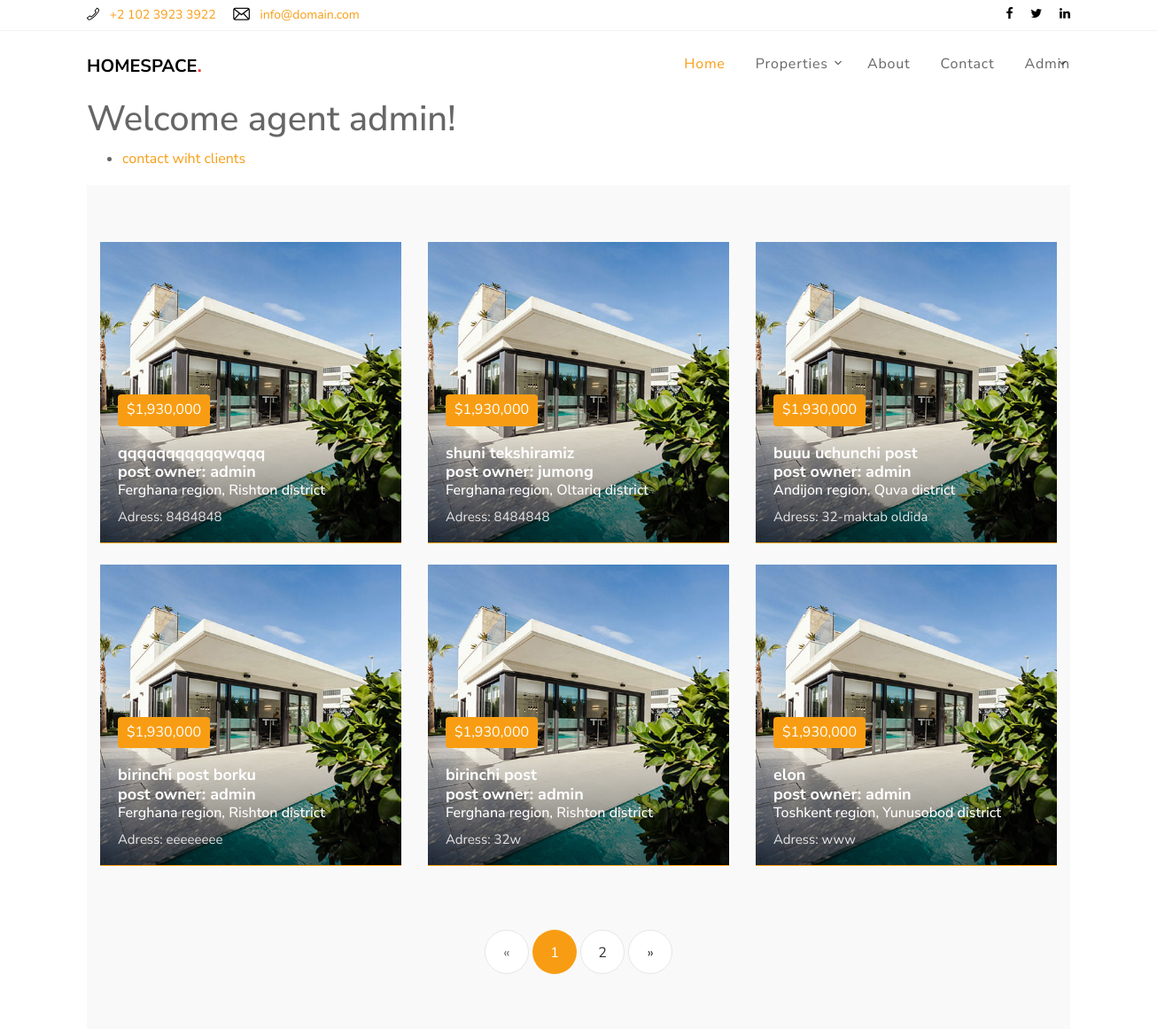
Before: /users/user_page/ (signed in, upper part) with the older database file.
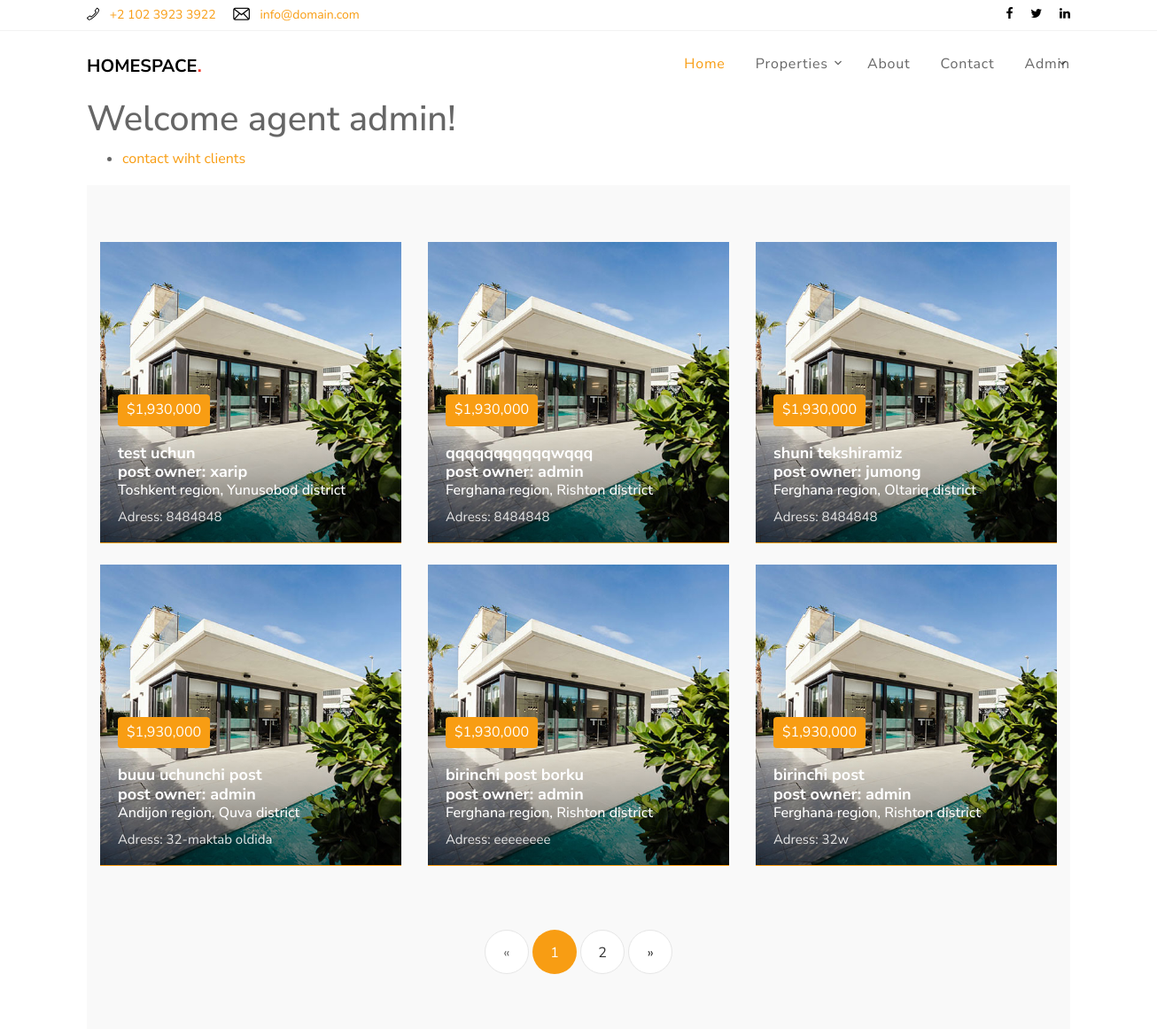
After: the same page with the newer database file.
### users/models.py (models this page shows)
class CustomUser(AbstractUser):
    telefon_number = models.CharField(max_length=75,null=True,blank=True)
    create_date = models.DateTimeField(auto_now_add=True)
    email = models.EmailField(
        'email address', unique=True,
        error_messages={
            'unique': "A user with that email already exists.",
        },)
    is_agent = models.BooleanField('agent',default=False,help_text=('is agent?'),)
    agent_info = models.TextField(max_length=300,null=True,blank=True)
    telegram = models.URLField(null=True,blank=True)

### main/models.py (models this page shows, shortened)
class Posts(models.Model):
    title       = models.CharField(max_length=255,unique=True)
    region        = models.ForeignKey(Regions,on_delete=models.CASCADE,null=True)#default='somewhere in uzbesistan')
    district      = models.ForeignKey(Districts,on_delete=models.CASCADE,null=True)#default='somewhere in uzbesistan')
    adress        = models.CharField(max_length=255,null=True)
    diller        = models.ForeignKey(Agents,on_delete=models.SET_NULL,null=True)
    created_at    = models.DateTimeField(auto_now_add=True)
    slug = models.SlugField(max_length=255, db_index=True,blank=True)
    owner      = models.ForeignKey(User, on_delete=models.CASCADE)
    is_publish = models.BooleanField(default=False)
    is_send_mail = models.BooleanField(default=False)
    def get_absolute_url(self):
        kwargs = { 'slug': self.slug }
        return reverse('main:property', kwargs=kwargs)
    class Meta:
        ordering = ['-created_at']
        verbose_name_plural = 'Posts'
        verbose_name = 'Post'

class Regions(models.Model):
    region = models.CharField(max_length=150)
    def __str__(self):
        return self.region
    class Meta:
        verbose_name_plural = 'Regions'
        verbose_name = 'Region'

class Districts(models.Model):
    region=models.ForeignKey( Regions,on_delete=models.CASCADE )
    district = models.CharField(max_length=150)
    def __str__(self):
        return self.district
    class Meta:
        verbose_name_plural = 'Districts'
        verbose_name = 'District'

### users/views.py (the view)
# urls.py: path('user_page/', UserPageView.as_view(), name='user_page'),
class UserPageView(LoginRequiredMixin,ListView):
    model = Posts
    context_object_name = 'posts'
    template_name = 'profilePage/user_page.html'
    paginate_by = 6
    paginate_orphans = 3
    def get_queryset(self):
        client = self.request.user
        if client.is_agent:
            diller=Agents.objects.get(agent=client)
            queryset = self.model._default_manager.filter(diller=diller)
        else:
            queryset = self.model._default_manager.filter(owner=client)
        return queryset

### templates/profilePage/user_page.html (shortened to what this page needs)
{% extends 'base.html' %}
{% load static %}
{% block content %}
<div class="container">
    {% if user.is_authenticated %}
        <div class="content-header">
            {% if user.is_agent %}
                <h1>Welcome agent {{user.username}}!</h1>
                <ul>
                    <li><a href="{% url 'contact-with-client' %}">contact wiht clients</a></li>
                </ul>
            {% else %}
                <h1>Welcome {{user.username}}!</h1>
                <ul>
                    <li><a href="{% url 'create_post' %}">Add anouncment</a></li>
                </ul>
            {% endif %}
        </div>
        <div class="site-section site-section-sm bg-light">
            <div class="container">
                {% include 'posts.html' %}
                {% include 'pagination.html' %}
            </div>
        </div>
    {% else %}
        <h1>You are not login</h1>
    {% endif %}
</div>
{% endblock %}

### templates/base.html (shortened to what this page needs)
{% load static %}
<!DOCTYPE html>
<html lang="en">
  <head>
    <link rel="stylesheet" href="{% static 'fonts/icomoon/style.css' %}">
    <link rel="stylesheet" href="{% static 'css/bootstrap.min.css' %}">
    <link rel="stylesheet" href="{% static 'css/magnific-popup.css' %}">
    <link rel="stylesheet" href="{% static 'css/jquery-ui.css' %}">
    <link rel="stylesheet" href="{% static 'css/owl.carousel.min.css' %}">
    <link rel="stylesheet" href="{% static 'css/owl.theme.default.min.css' %}">
    <link rel="stylesheet" href="{% static 'css/bootstrap-datepicker.css' %}">
    <link rel="stylesheet" href="{% static 'css/mediaelementplayer.css' %}">
    <link rel="stylesheet" href="{% static 'css/animate.css' %}">
    <link rel="stylesheet" href="{% static 'fonts/flaticon/font/flaticon.css' %}">
    <link rel="stylesheet" href="{% static 'css/fl-bigmug-line.css' %}">
    <link rel="stylesheet" href="{% static 'css/aos.css' %}">
    <link rel="stylesheet" href="{% static 'css/style.css' %}">
  </head>
  <body>
  <div class="site-wrap">
    <div class="border-bottom bg-white top-bar">
      <div class="container">
        <div class="row align-items-center">
          <div class="col-6 col-md-6">
            <p class="mb-0">
              <a href="#" class="mr-3"><span class="text-black fl-bigmug-line-phone351"></span> <span class="d-none d-md-inline-block ml-2">+2 102 3923 3922</span></a>
              <a href="#"><span class="text-black fl-bigmug-line-email64"></span> <span class="d-none d-md-inline-block ml-2">info@domain.com</span></a>
            </p>
          </div>
          <div class="col-6 col-md-6 text-right">
            <a href="#" class="mr-3"><span class="text-black icon-facebook"></span></a>
            <a href="#" class="mr-3"><span class="text-black icon-twitter"></span></a>
            <a href="#" class="mr-0"><span class="text-black icon-linkedin"></span></a>
          </div>
        </div>
      </div>
    </div>
    <div class="site-navbar">
        <div class="container py-1">
          <div class="row align-items-center">
            <div class="col-8 col-md-8 col-lg-4">
              <h1 class=""><a href="\" class="h5 text-uppercase text-black"><strong>HomeSpace<span class="text-danger">.</span></strong></a></h1>
            </div>
            <div class="col-4 col-md-4 col-lg-8">
              <nav class="site-navigation text-right text-md-right" role="navigation">
                <ul class="site-menu js-clone-nav d-none d-lg-block">
                  <li class="active">
                    <a href="\">Home</a>
                  </li>
                  <li class="has-children">
                    <a href="{% url 'main:properties' %}">Properties</a>
                  </li>
                  <li><a href="{% url 'main:about' %}">About</a></li>
                  <li><a href="{% url 'main:contact' %}">Contact</a></li>
                  {% if user.is_authenticated %}
                    <li class="has-children">
                      <a href="{% url 'user_page' %}">{{ user.username|title }}</a>
                    </li>
                  {% else %}
                    <li><a href="{% url 'login' %}">Log in</a> |<a href="{% url 'signup' %}">Sign Up</a></li>
                  {% endif %}
                </ul>
              </nav>
            </div>
          </div>
        </div>
    </div>
  </div>
  {% block content %}
  {% endblock %}
  </body>
</html>

### templates/posts.html (shortened to what this page needs)
{% load static %}
<div class="row mb-5">
  {% if posts %}
    {% for post in posts %}
      <div class="col-md-6 col-lg-4 mb-4">
        <a href="{{ post.get_absolute_url }}" class="prop-entry d-block">
          <figure>
            <img src="{% static 'images/img_1.jpg' %}" alt="Image" class="img-fluid">
          </figure>
          <div class="prop-text">
            <div class="inner">
              <span class="price rounded">$1,930,000</span>
              <h3 class="title">{{ post.title }}</h3>
              <h5 class="title">post owner: {{ post.owner }}</h5>
              <h6 style="color:white;">{{ post.region }} region, {{ post.district }} district</h6>
              <p class="location">Adress: {{post.adress}}</p>
            </div>
          </div>
        </a>
      </div>
    {% endfor %}
  {% else %}
    <h2 style="margin-left:2%; margin-top:-4.5%;">E'lonlar mavjud emas !</h2>
  {% endif %}
</div>

### templates/pagination.html (shortened to what this page needs)
{% load static %}
{% if is_paginated %}
  <div class="row">
    <div class="col-md-12 text-center">
      <div class="site-pagination">
        {% if page_obj.has_previous %}
          <a href="?{{region_page}}{{district_page}}page={{page_obj.previous_page_number}}">&laquo;</a>
        {% else %}
          <a style="cursor:pointer;">&laquo;</a>
        {% endif %}
        {% for i in page_obj.paginator.page_range %}
          {% if page_obj.number == i %}
            <a class="active" style="cursor:pointer;">{{i}}</a>
          {% elif i > page_obj.number|add:'-5' and i < page_obj.number|add:'5' %}
            <a href="?{{region_page}}{{district_page}}page={{ i }}">{{ i }}</a>
          {% endif %}
        {% endfor %}
        {% if page_obj.has_next %}
          <a href="?{{region_page}}{{district_page}}page={{page_obj.next_page_number}}">&raquo;</a>
        {% else %}
          <a style="cursor:pointer;">&raquo;</a>
        {% endif %}
      </div>
    </div>
  </div>
{% endif %}

### static/css/fl-bigmug-line.css (style rules this page uses)
.fl-bigmug-line-ico, [class^="fl-bigmug-line-"]:before, [class*=" fl-bigmug-line-"]:before, [class^="fl-bigmug-line-"]:after, [class*=" fl-bigmug-line-"]:after { font-family: 'fl-bigmug-line'; font-size: inherit; font-weight: 400; font-style: normal; -webkit-font-smoothing: antialiased; -moz-osx-font-smoothing: grayscale; }
.fl-bigmug-line-email64:before { content: "\e03c"; }
.fl-bigmug-line-phone351:before { content: "\e085"; }

Changed rows visible on the page:
no longer on this page (row edited): Posts: title "elon", owner "admin", region "Toshkent", district "Yunusobod", adress "www"
added Posts: title "test uchun", owner "xarip", region "Toshkent", district "Yunusobod", adress "8484848"
